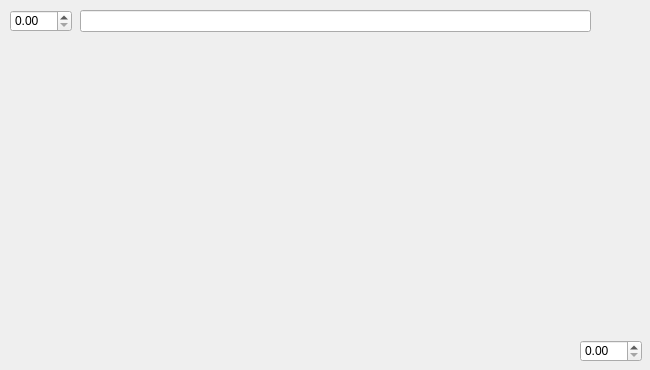
<?xml version="1.0" encoding="UTF-8"?>
<ui version="4.0">
 <class>Graphe2</class>
 <widget class="QWidget" name="Graphe2">
  <property name="geometry">
   <rect>
    <x>0</x>
    <y>0</y>
    <width>650</width>
    <height>370</height>
   </rect>
  </property>
  <property name="windowTitle">
   <string>Form</string>
  </property>
  <widget class="QDoubleSpinBox" name="doubleSpinBoxX">
   <property name="geometry">
    <rect>
     <x>580</x>
     <y>340</y>
     <width>62</width>
     <height>22</height>
    </rect>
   </property>
  </widget>
  <widget class="QLineEdit" name="lineEditTitle">
   <property name="geometry">
    <rect>
     <x>80</x>
     <y>10</y>
     <width>511</width>
     <height>22</height>
    </rect>
   </property>
  </widget>
  <widget class="QDoubleSpinBox" name="doubleSpinBoxY">
   <property name="geometry">
    <rect>
     <x>10</x>
     <y>10</y>
     <width>62</width>
     <height>22</height>
    </rect>
   </property>
  </widget>
  <widget class="QWidget" name="widgetGraphe" native="true">
   <property name="geometry">
    <rect>
     <x>20</x>
     <y>40</y>
     <width>611</width>
     <height>311</height>
    </rect>
   </property>
  </widget>
 </widget>
 <resources/>
 <connections/>
</ui>
